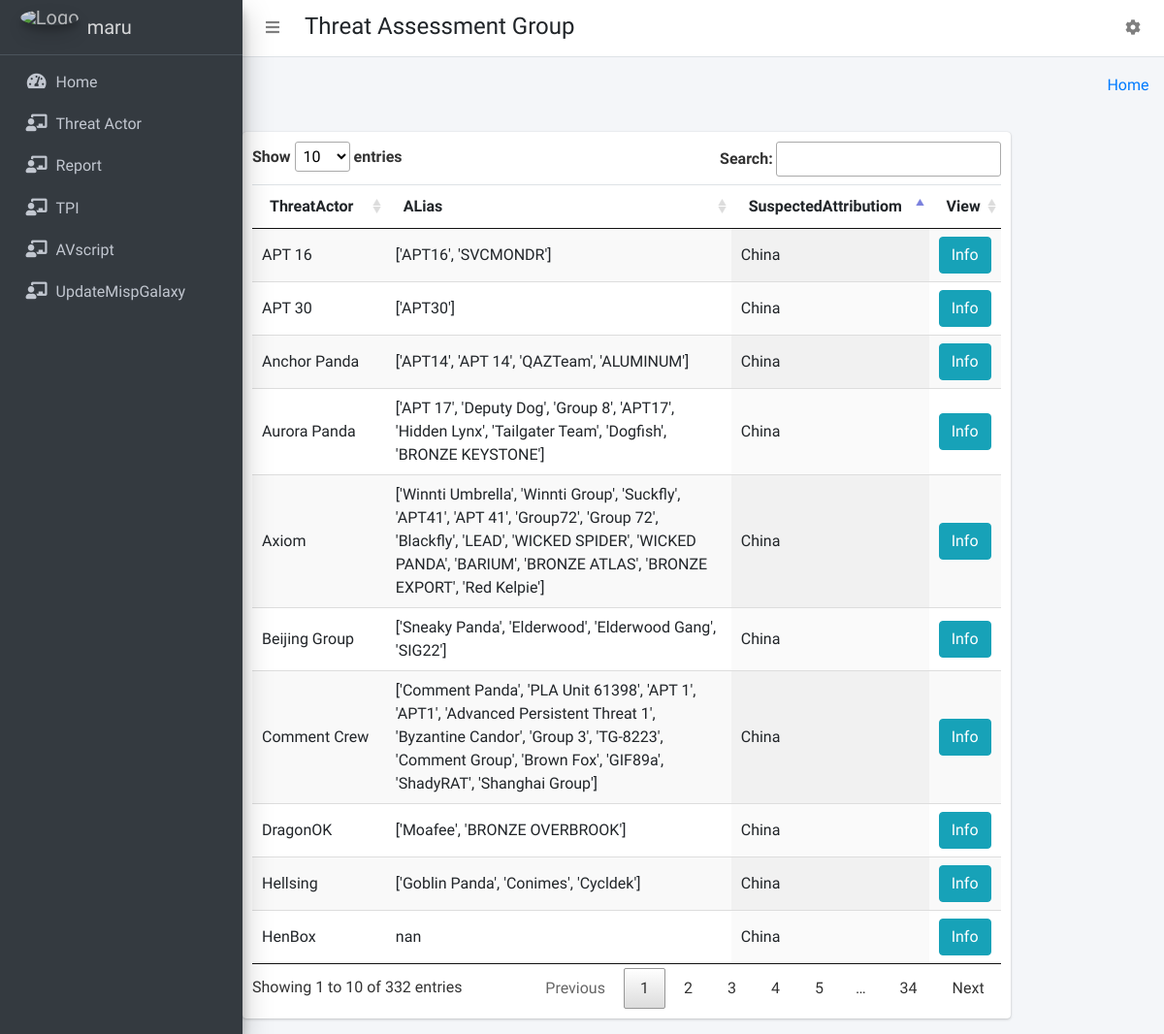
Page /threatactors/ (signed in) on the committed database.
### collect/models.py (models this page shows)
class MispGalaxies(models.Model):
    uuid = models.CharField(max_length=30)
    ThreatActor =  models.CharField(max_length=50)
    SuspectedAttribution =  models.CharField(max_length=50)
    Alias =  models.CharField(max_length=200)
    Victim =  models.CharField(max_length=200)
    IncidentType =  models.CharField(max_length=50)
    TargetSector =  models.CharField(max_length=200)
    Description =  models.CharField(max_length=200)
    Refrences =  models.CharField(max_length=200)
    Related =  models.CharField(max_length=200)

### collect/views.py (the view)
# urls.py: path('threatactors/', views.threat, name='threat'),
@login_required(login_url='login')
def threat(request):
    ThreatActor = MispGalaxies.objects.all().order_by('ThreatActor')
    return render(request, "dashboard/threatactor.html",{"data": ThreatActor})

### templates/dashboard/threatactor.html (shortened to what this page needs)
{% extends 'dashboard/base.html' %}
{% block main_content %}
{% load static %}
<link href="{% static "table/css/buttons.bootstrap4.min.css" %}" rel="stylesheet">
<link href="{% static "table/css/responsive.bootstrap4.min.css" %}" rel="stylesheet">
<link rel="stylesheet" href="{% static "table/css/jquery.dataTables.min.css" %}">
<div class="container">
<div class="row">
    <div class="col-md-10 card" style="padding:10px">
        <table id="example" class="table display" style="width:100%">
            <thead>
                <tr>
                    <th>ThreatActor</th>
                    <th>ALias</th>
                    <th>SuspectedAttributiom</th>
                    <th>View</th>
                </tr>
            </thead>
            <tbody>
            {% for dt in data %}
                <tr>
                    <td>{{  dt.ThreatActor }}</td>
                    <td>{{  dt.Alias }}</td>
                    <td>{{  dt.SuspectedAttribution }}</td>
                    <td><button type="button" class="btn btn-info" value ={{  dt.uuid }} onclick="viewDetails(this)" >Info</button></td>
                </tr>
            {% endfor %}
            </tbody>
        </table>
    </div>
</div>
</div>
{% endblock main_content %}

### templates/dashboard/sidebar_template.html
{% load static %}
<aside class="main-sidebar sidebar-dark-primary elevation-4">
      <a href="{% url 'home' %}" class="brand-link">
        <img src=' {{ MEDIA_URL }} /media/logo.png ' alt="Logo" class="brand-image img-circle elevation-3"
            style="opacity: .8">
        <span class="brand-text font-weight-light">{{ user.get_username }}</span>
      </a>
      <div class="sidebar">
        <nav class="mt-2">
          <ul class="nav nav-pills nav-sidebar flex-column" data-widget="treeview" role="menu" data-accordion="false">
            <li class="nav-item">
              {% url 'home' as home %}
              <a href="{{ home }}" class="nav-link">
                <i class="nav-icon fas fa-tachometer-alt"></i>
                <p>
                  Home
                </p>
              </a>
            </li>
            <li class="nav-item">
              {% url 'threat' as threat %}
              <a href="{{ threat }}" class="nav-link">
                <i class="nav-icon fas fa-chalkboard-teacher"></i>
                <p>
                   Threat Actor
                </p>
              </a>
            </li>
            <li class="nav-item">
              {% url 'report' as report %}
              <a href="{{ report }}" class="nav-link  ">
                <i class="nav-icon fas fa-chalkboard-teacher"></i>
                <p>
                   Report
                </p>
              </a>
            </li>
            <li class="nav-item">
              {% url 'tpi' as tpi %}
              <a href="{{ tpi }}" class="nav-link  ">
                <i class="nav-icon fas fa-chalkboard-teacher"></i>
                <p>
                   TPI
                </p>
              </a>
            </li>
            {% if request.user.is_active and request.user.is_staff %}
            <li class="nav-item">
              {% url 'otx' as otx %}
              <a href="{{ otx }}" class="nav-link  ">
                <i class="nav-icon fas fa-chalkboard-teacher"></i>
                <p>
                   AVscript
                </p>
              </a>
            </li>
            {% endif %}
            {% if request.user.is_active and request.user.is_staff %}
            <li class="nav-item">
              {% url 'misp' as misp %}
              <a href="{{ misp }}" class="nav-link  ">
                <i class="nav-icon fas fa-chalkboard-teacher"></i>
                <p>
                   UpdateMispGalaxy
                </p>
              </a>
            </li>
            {% endif %}
          </ul>
        </nav>
      </div>
    </aside>

### rows in the picture
MispGalaxies: ThreatActor "APT 16", Alias "['APT16', 'SVCMONDR']", SuspectedAttribution "China"
MispGalaxies: ThreatActor "APT 30", Alias "['APT30']", SuspectedAttribution "China"
MispGalaxies: ThreatActor "Anchor Panda", Alias "['APT14', 'APT 14', 'QAZTeam', 'ALUMINUM']", SuspectedAttribution "China"
MispGalaxies: ThreatActor "Aurora Panda", Alias "['APT 17', 'Deputy Dog', 'Group 8', 'APT17', 'Hidden Lynx', 'Tailgater Team', 'Dogfish', 'BRONZE KEYSTONE']", SuspectedAttribution "China"
MispGalaxies: ThreatActor "Axiom", Alias "['Winnti Umbrella', 'Winnti Group', 'Suckfly', 'APT41', 'APT 41', 'Group72', 'Group 72', 'Blackfly', 'LEAD', 'WICKED SPIDER', 'WICKED PANDA', 'BARIUM', 'BRONZE ATLAS', 'BRONZE EXPORT', 'Red Kelpie']", SuspectedAttribution "China"
MispGalaxies: ThreatActor "Beijing Group", Alias "['Sneaky Panda', 'Elderwood', 'Elderwood Gang', 'SIG22']", SuspectedAttribution "China"
MispGalaxies: ThreatActor "Comment Crew", Alias "['Comment Panda', 'PLA Unit 61398', 'APT 1', 'APT1', 'Advanced Persistent Threat 1', 'Byzantine Candor', 'Group 3', 'TG-8223', 'Comment Group', 'Brown Fox', 'GIF89a', 'ShadyRAT', 'Shanghai Group']", SuspectedAttribution "China"
MispGalaxies: ThreatActor "DragonOK", Alias "['Moafee', 'BRONZE OVERBROOK']", SuspectedAttribution "China"
MispGalaxies: ThreatActor "Hellsing", Alias "['Goblin Panda', 'Conimes', 'Cycldek']", SuspectedAttribution "China"
MispGalaxies: ThreatActor "HenBox", Alias "nan", SuspectedAttribution "China"

### other values in the picture
{{ user.get_username }} "maru"
